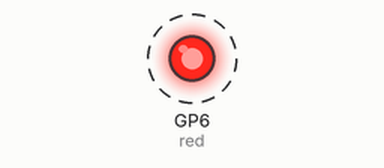
The program below on a simulated Raspberry Pi Pico running MicroPython. Shown: output pins drawn as LEDs (lit = HIGH). Dashed ring = blinking.

Above: at 0.5 s.
Timing chart, 0 to 4.6 s (numbered marks = the images above):
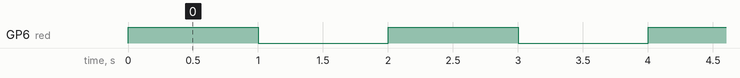

The program:

i04_blink.py
```python
""" i04_blink.py - ARDBASE mini lab - Blink the RED LED

	Code is the same for Pico and PYBStick-RP2040

* Author(s): Meurisse D., MCHobby (shop.mchobby.be).

Products:
---> Kit Soudure ARDBASE : https://shop.mchobby.be/product.php?id_product=1124
---> Raspberry-Pi PICO   : https://shop.mchobby.be/product.php?id_product=2025
---> PYBStick-RP2040     : https://shop.mchobby.be/product.php?id_product=2331
------------------------------------------------------------------------

History:
  02 february 2022 - Dominique - initial MicroPython writing
"""

from machine import Pin
import time

# 6 = LED Rouge/Red
# 7 = LED Orange
# 8 = LED Green
red = Pin( 6, Pin.OUT )

while True:
	red.value(1) # value(True)
	time.sleep( 1 )
	red.value(0) # value(False)
	time.sleep( 1 )
```

Measured:
- by itself, GP6 (red): alternates HIGH for 1.0 s and LOW for 1.0 s
